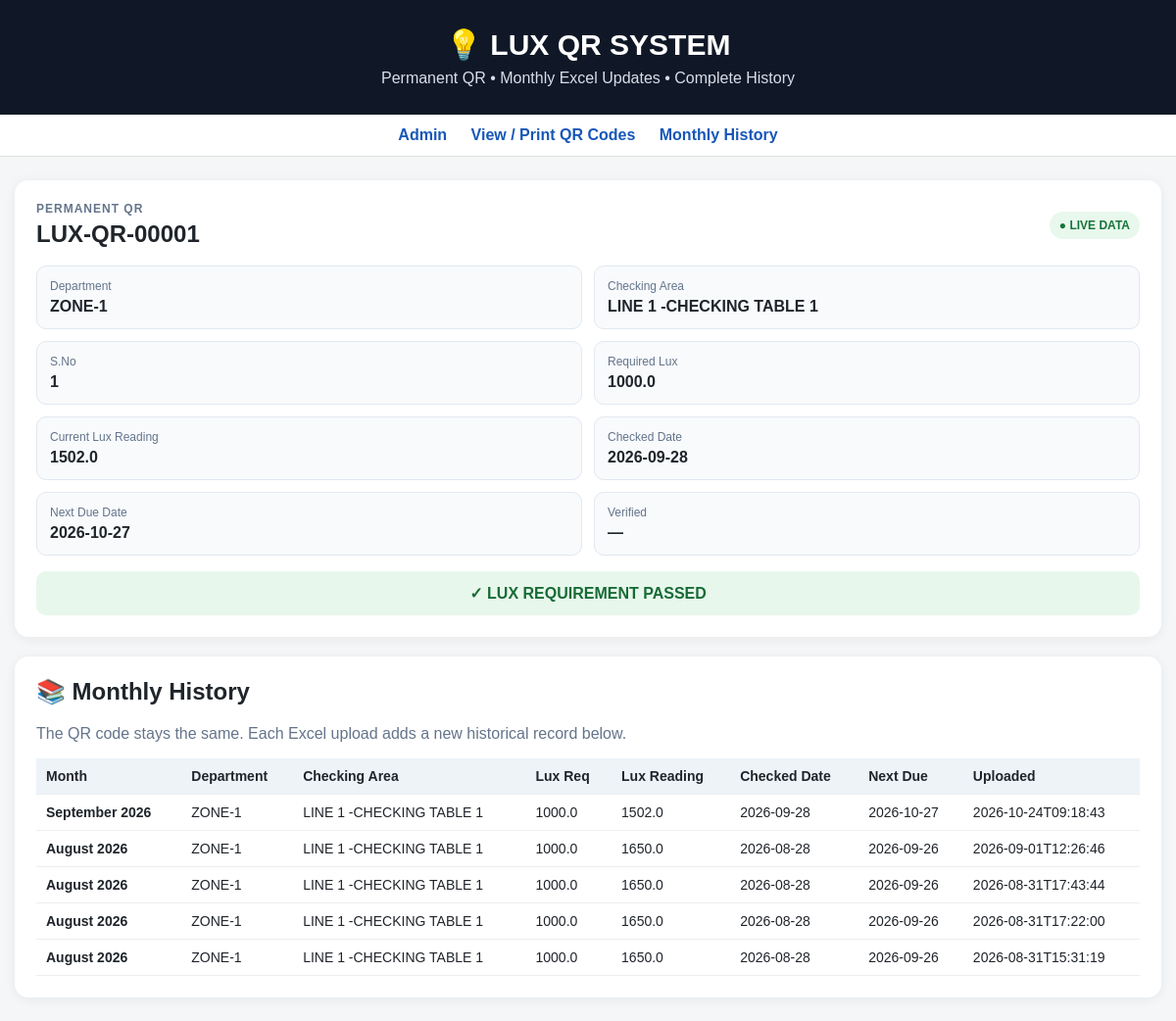
Page /scan/LUX-QR-00001 on the committed database.
### tables this page shows
CREATE TABLE locations (
        id INTEGER PRIMARY KEY AUTOINCREMENT,
        qr_id TEXT NOT NULL UNIQUE,
        location_key TEXT NOT NULL UNIQUE,
        sno TEXT,
        department TEXT NOT NULL,
        checking_area TEXT NOT NULL,
        lux_req REAL,
        lux_reading REAL,
        checked_date TEXT,
        next_due_date TEXT,
        verified TEXT,
        qr_filename TEXT NOT NULL,
        active INTEGER NOT NULL DEFAULT 1,
        created_at TEXT NOT NULL,
        updated_at TEXT NOT NULL
    );

CREATE TABLE history (
        id INTEGER PRIMARY KEY AUTOINCREMENT,
        qr_id TEXT NOT NULL,
        upload_id TEXT NOT NULL,
        month_label TEXT NOT NULL,
        uploaded_at TEXT NOT NULL,
        sno TEXT,
        department TEXT,
        checking_area TEXT,
        lux_req REAL,
        lux_reading REAL,
        checked_date TEXT,
        next_due_date TEXT,
        verified TEXT,
        source_file TEXT
    );

### app.py (the view)
@app.route("/scan/<qr_id>")
def scan(qr_id):
    qr_id = normalize_text(qr_id)
    conn = db()
    try:
        location = conn.execute(
            "SELECT * FROM locations WHERE UPPER(qr_id)=? AND active=1", (qr_id,)
        ).fetchone()
        history = conn.execute(
            "SELECT * FROM history WHERE UPPER(qr_id)=? "
            "ORDER BY uploaded_at DESC, id DESC",
            (qr_id,)
        ).fetchall()
    finally:
        conn.close()
    if location is None:
        return render_template(
            "error.html",
            message=f"QR code {qr_id} was not found. Please check that the permanent QR database is present.",
        ), 404
    return render_template("scan.html", location=location, history=history)

### app.py (called while the page is built)
def db():
    conn = sqlite3.connect(DB_PATH)
    conn.row_factory = sqlite3.Row
    return conn

def normalize_text(value):
    if pd.isna(value):
        return ""
    s = str(value).replace("\n", " ").replace("\r", " ")
    s = re.sub(r"\s+", " ", s).strip().upper()
    return s

### templates/scan.html (shortened to what this page needs)
{% extends "base.html" %}
{% block content %}
<div class="card scan-card">
  <div class="scan-head">
    <div>
      <div class="small-label">PERMANENT QR</div>
      <h2>{{ location["qr_id"] }}</h2>
    </div>
    <span class="live-badge">● LIVE DATA</span>
  </div>
  <div class="current-grid">
    <div class="data-box"><span>Department</span><strong>{{ location["department"] or "—" }}</strong></div>
    <div class="data-box"><span>Checking Area</span><strong>{{ location["checking_area"] or "—" }}</strong></div>
    <div class="data-box"><span>S.No</span><strong>{{ location["sno"] or "—" }}</strong></div>
    <div class="data-box"><span>Required Lux</span><strong>{{ location["lux_req"] if location["lux_req"] is not none else "—" }}</strong></div>
    <div class="data-box"><span>Current Lux Reading</span><strong>{{ location["lux_reading"] if location["lux_reading"] is not none else "—" }}</strong></div>
    <div class="data-box"><span>Checked Date</span><strong>{{ location["checked_date"] or "—" }}</strong></div>
    <div class="data-box"><span>Next Due Date</span><strong>{{ location["next_due_date"] or "—" }}</strong></div>
    <div class="data-box"><span>Verified</span><strong>{{ location["verified"] or "—" }}</strong></div>
  </div>
  {% if location["lux_req"] is not none and location["lux_reading"] is not none %}
    {% if location["lux_reading"]|float >= location["lux_req"]|float %}
      <div class="status pass">✓ LUX REQUIREMENT PASSED</div>
    {% else %}
      <div class="status fail">✗ LUX REQUIREMENT NOT MET</div>
    {% endif %}
  {% endif %}
</div>
<div class="card">
  <h2>📚 Monthly History</h2>
  <p class="muted">The QR code stays the same. Each Excel upload adds a new historical record below.</p>
  {% if history %}
  <div class="table-wrap">
  <table>
    <thead><tr><th>Month</th><th>Department</th><th>Checking Area</th><th>Lux Req</th><th>Lux Reading</th><th>Checked Date</th><th>Next Due</th><th>Uploaded</th></tr></thead>
    <tbody>
    {% for h in history %}
    <tr>
      <td><b>{{ h["month_label"] }}</b></td>
      <td>{{ h["department"] or "—" }}</td>
      <td>{{ h["checking_area"] or "—" }}</td>
      <td>{{ h["lux_req"] if h["lux_req"] is not none else "—" }}</td>
      <td>{{ h["lux_reading"] if h["lux_reading"] is not none else "—" }}</td>
      <td>{{ h["checked_date"] or "—" }}</td>
      <td>{{ h["next_due_date"] or "—" }}</td>
      <td>{{ h["uploaded_at"] }}</td>
    </tr>
    {% endfor %}
    </tbody>
  </table>
  </div>
  {% else %}
    <p>No monthly history has been stored yet.</p>
  {% endif %}
</div>
{% endblock %}

### templates/base.html (style rules this page uses)
* { box-sizing:border-box }
body { margin:0;font-family:Arial,sans-serif;background:#f4f6f8;color:#20252b }
.card { background:white;border-radius:14px;padding:22px;margin-bottom:20px;box-shadow:0 2px 12px #00000010 }
h2 { margin-top:0 }
table { width:100%;border-collapse:collapse;background:#fff }
th,td { padding:10px;border-bottom:1px solid #eee;text-align:left;font-size:14px }
th { background:#eef3f8 }

### templates/scan.html (style rules this page uses)
.scan-head { display:flex;justify-content:space-between;gap:15px;align-items:center }
.small-label { font-size:12px;letter-spacing:1px;color:#64748b;font-weight:bold }
.scan-head h2 { margin:5px 0 0 }
.live-badge { background:#e8f8ed;color:#18733a;padding:7px 10px;border-radius:20px;font-size:12px;font-weight:bold;white-space:nowrap }
.current-grid { display:grid;grid-template-columns:repeat(2,minmax(0,1fr));gap:12px;margin-top:18px }
.data-box { border:1px solid #e2e8f0;border-radius:10px;padding:13px;background:#f8fafc }
.data-box span { display:block;color:#64748b;font-size:12px;margin-bottom:5px }
.data-box strong { display:block;font-size:16px;word-break:break-word }
.status { margin-top:16px;padding:13px;border-radius:10px;font-weight:bold;text-align:center }
.status.pass { background:#e7f7ec;color:#176b35 }
.muted { color:#64748b }
.table-wrap { overflow-x:auto }

### rows in the picture
locations: qr_id "LUX-QR-00001", department "ZONE-1", checking_area "LINE 1 -CHECKING TABLE 1", sno "1", lux_req "1000.0", lux_reading "1502.0", checked_date "2026-09-28", next_due_date "2026-10-27"
history: month_label "September 2026", department "ZONE-1", checking_area "LINE 1 -CHECKING TABLE 1", lux_req "1000.0", lux_reading "1502.0", checked_date "2026-09-28", next_due_date "2026-10-27", uploaded_at "2026-10-24T09:18:43"
history: month_label "August 2026", department "ZONE-1", checking_area "LINE 1 -CHECKING TABLE 1", lux_req "1000.0", lux_reading "1650.0", checked_date "2026-08-28", next_due_date "2026-09-26", uploaded_at "2026-09-01T12:26:46"
history: month_label "August 2026", department "ZONE-1", checking_area "LINE 1 -CHECKING TABLE 1", lux_req "1000.0", lux_reading "1650.0", checked_date "2026-08-28", next_due_date "2026-09-26", uploaded_at "2026-08-31T17:43:44"
history: month_label "August 2026", department "ZONE-1", checking_area "LINE 1 -CHECKING TABLE 1", lux_req "1000.0", lux_reading "1650.0", checked_date "2026-08-28", next_due_date "2026-09-26", uploaded_at "2026-08-31T17:22:00"
history: month_label "August 2026", department "ZONE-1", checking_area "LINE 1 -CHECKING TABLE 1", lux_req "1000.0", lux_reading "1650.0", checked_date "2026-08-28", next_due_date "2026-09-26", uploaded_at "2026-08-31T15:31:19"

### other values in the picture
{{ location["verified"] or "—" }} "—"
